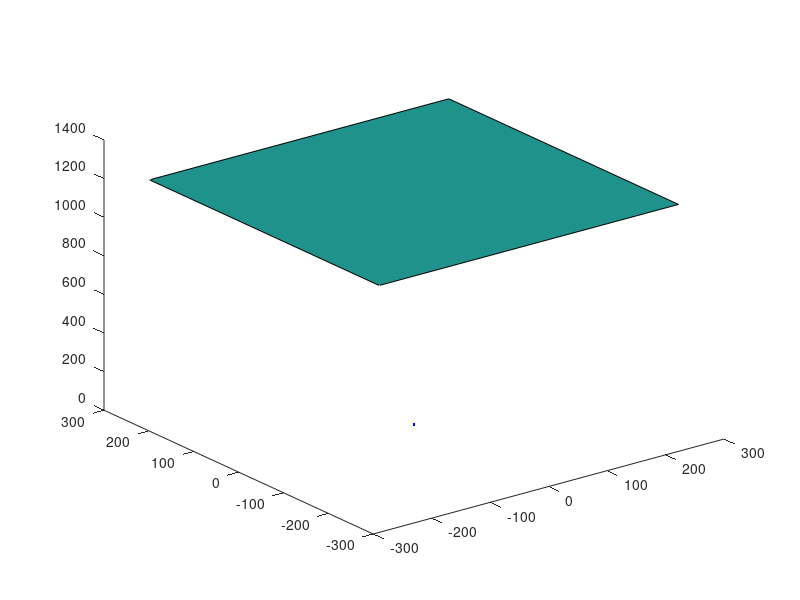

Here is the MATLAB script that generated this plot: (Note: this script raises an error after producing the figure.)
plot3(0,0,0,'.b')
hold on
x=[-256,256;-256,256];
y=[-256,-256;256,256];
z=[1204.385308,1204.385308;1204.385308,1204.385308];
surf(x,y,z)
alpha(0.3)
plot3(-238.380000,120.310000,1204.385308,'.b')
hold on
x=linspace(-238.380000,-224.652187,10000);
y=linspace(120.310000,126.199865,10000);
z=linspace(1204.385308,1204.385308,10000);
plot3(x,y,z,'b')
hold on
plot3(-211.330000,-247.330000,1204.385308,'.b')
hold on
x=linspace(-211.330000,-208.355993,10000);
y=linspace(-247.330000,-212.914056,10000);
z=linspace(1204.385308,1204.385308,10000);
plot3(x,y,z,'b')
hold on
plot3(-177.940000,-178.060000,1204.385308,'.b')
hold on
x=linspace(-177.940000,-192.606341,10000);
y=linspace(-178.060000,-172.858884,10000);
z=linspace(1204.385308,1204.385308,10000);
plot3(x,y,z,'b')
hold on
plot3(-150.910000,42.840000,1204.385308,'.b')
hold on
x=linspace(-150.910000,-191.911385,10000);
y=linspace(42.840000,48.525471,10000);
z=linspace(1204.385308,1204.385308,10000);
plot3(x,y,z,'b')
hold on
plot3(-111.000000,7.850000,1204.385308,'.b')
hold on
x=linspace(-111.000000,-97.026791,10000);
y=linspace(7.850000,30.478304,10000);
z=linspace(1204.385308,1204.385308,10000);
plot3(x,y,z,'b')
hold on
plot3(-43.480000,151.420000,1204.385308,'.b')
hold on
x=linspace(-43.480000,-43.904478,10000);
y=linspace(151.420000,151.215729,10000);
z=linspace(1204.385308,1204.385308,10000);
plot3(x,y,z,'b')
hold on
plot3(-15.650000,-203.730000,1204.385308,'.b')
hold on
x=linspace(-15.650000,-35.761590,10000);
y=linspace(-203.730000,-169.839135,10000);
z=linspace(1204.385308,1204.385308,10000);
plot3(x,y,z,'b')
hold on
plot3(-25.250000,-192.990000,1204.385308,'.b')
hold on
x=linspace(-25.250000,-18.533969,10000);
y=linspace(-192.990000,-149.674169,10000);
z=linspace(1204.385308,1204.385308,10000);
plot3(x,y,z,'b')
hold on
plot3(23.540000,70.410000,1204.385308,'.b')
hold on
x=linspace(23.540000,36.993309,10000);
y=linspace(70.410000,110.347943,10000);
z=linspace(1204.385308,1204.385308,10000);
plot3(x,y,z,'b')
hold on
plot3(96.430000,-71.720000,1204.385308,'.b')
hold on
x=linspace(96.430000,95.626392,10000);
y=linspace(-71.720000,-72.619167,10000);
z=linspace(1204.385308,1204.385308,10000);
plot3(x,y,z,'b')
hold on
plot3(164.280000,81.770000,1204.385308,'.b')
hold on
x=linspace(164.280000,123.452808,10000);
y=linspace(81.770000,87.720763,10000);
z=linspace(1204.385308,1204.385308,10000);
plot3(x,y,z,'b')
hold on
plot3(208.940000,-155.320000,1204.385308,'.b')
hold on
plot3(-97.026791,30.478304,1204.385308,'.r','markersize',7.020000)
hold on
plot3(-290.048114,91.110656,3600.342577,'.r','markersize',11.020000)
hold on
x=linspace(0,-290.048114,10000);
y=linspace(0,91.110656,10000);
z=linspace(0,3600.342577,10000);
plot3(x,y,z,'b')
hold on
plot3(-70.148405,6.467830,1204.385308,'.r','markersize',7.110000)
hold on
plot3(-210.086148,19.370382,3606.991036,'.r','markersize',11.110000)
hold on
plot3(-77.807539,-18.442822,1204.385308,'.r','markersize',8.580000)
hold on
plot3(-232.909836,-55.206921,3605.218570,'.r','markersize',12.580000)
hold on
plot3(-136.840568,-35.177508,1204.385308,'.r','markersize',9.780000)
hold on
plot3(-407.725673,-104.813750,3588.547002,'.r','markersize',13.780000)
hold on
plot3(-65.023316,69.213541,1204.385308,'.r','markersize',7.150000)
hold on
plot3(-194.466353,206.998129,3601.975894,'.r','markersize',11.150000)
hold on
plot3(-47.466795,-45.649863,1204.385308,'.r','markersize',7.210000)
hold on
plot3(-142.187978,-136.745314,3607.766488,'.r','markersize',11.210000)
hold on
plot3(-56.197103,-62.674835,1204.385308,'.r','markersize',7.300000)
hold on
plot3(-168.181008,-187.566910,3604.362570,'.r','markersize',11.300000)
hold on
plot3(-191.911385,48.525471,1204.385308,'.r','markersize',7.350000)
hold on
plot3(-568.111861,143.649088,3565.320404,'.r','markersize',11.350000)
hold on
x=linspace(0,-568.111861,10000);
y=linspace(0,143.649088,10000);
z=linspace(0,3565.320404,10000);
plot3(x,y,z,'b')
hold on
plot3(-194.012209,52.183990,1204.385308,'.r','markersize',7.570000)
hold on
plot3(-574.103720,154.418233,3563.910164,'.r','markersize',11.570000)
hold on
plot3(-19.775443,-21.943632,1204.385308,'.r','markersize',7.920000)
hold on
plot3(-59.308493,-65.811104,3612.069647,'.r','markersize',11.920000)
hold on
plot3(-29.033092,63.617248,1204.385308,'.r','markersize',7.450000)
hold on
plot3(-86.952832,190.530855,3607.080943,'.r','markersize',11.450000)
hold on
plot3(-39.135588,84.557435,1204.385308,'.r','markersize',7.400000)
hold on
plot3(-117.056991,252.916577,3602.391788,'.r','markersize',11.400000)
hold on
plot3(-94.990666,-101.879555,1204.385308,'.r','markersize',7.550000)
hold on
plot3(-283.084997,-303.614815,3589.230650,'.r','markersize',11.550000)
hold on
plot3(-92.208916,-103.768364,1204.385308,'.r','markersize',7.160000)
hold on
plot3(-274.807375,-309.257639,3589.392198,'.r','markersize',11.160000)
hold on
plot3(-182.865760,97.165911,1204.385308,'.r','markersize',7.140000)
hold on
plot3(-540.663909,287.282327,3560.905381,'.r','markersize',11.140000)
hold on
plot3(-243.614716,-43.012113,1204.385308,'.r','markersize',7.410000)
hold on
plot3(-715.898352,-126.397539,3539.266724,'.r','markersize',11.410000)
hold on
plot3(26.927978,-34.539528,1204.385308,'.r','markersize',8.200000)
hold on
plot3(80.730575,-103.550142,3610.769402,'.r','markersize',12.200000)
hold on
plot3(35.361612,7.231451,1204.385308,'.r','markersize',7.530000)
hold on
plot3(106.037231,21.684618,3611.534524,'.r','markersize',11.530000)
hold on
plot3(22.394635,-58.251229,1204.385308,'.r','markersize',7.960000)
hold on
plot3(67.093891,-174.519551,3608.314990,'.r','markersize',11.960000)
hold on
plot3(1.439539,114.016392,1204.385308,'.r','markersize',8.140000)
hold on
plot3(4.299391,340.526444,3597.070890,'.r','markersize',12.140000)
hold on
plot3(-43.904478,151.215729,1204.385308,'.r','markersize',7.950000)
hold on
plot3(-130.601989,449.819150,3582.666826,'.r','markersize',11.950000)
hold on
x=linspace(0,-130.601989,10000);
y=linspace(0,449.819150,10000);
z=linspace(0,3582.666826,10000);
plot3(x,y,z,'b')
hold on
plot3(-224.652187,126.199865,1204.385308,'.r','markersize',7.090000)
hold on
plot3(-659.042312,370.221417,3533.198985,'.r','markersize',11.090000)
hold on
x=linspace(0,-659.042312,10000);
y=linspace(0,370.221417,10000);
z=linspace(0,3533.198985,10000);
plot3(x,y,z,'b')
hold on
plot3(-171.895215,-156.445284,1204.385308,'.r','markersize',8.220000)
hold on
plot3(-506.342891,-460.832823,3547.695832,'.r','markersize',12.220000)
hold on
plot3(62.933397,-5.113329,1204.385308,'.r','markersize',7.480000)
hold on
plot3(188.541271,-15.318950,3608.200833,'.r','markersize',11.480000)
hold on
plot3(-264.004933,102.088247,1204.385308,'.r','markersize',7.720000)
hold on
plot3(-771.007723,298.141502,3517.322059,'.r','markersize',11.720000)
hold on
plot3(-68.030233,179.352933,1204.385308,'.r','markersize',7.310000)
hold on
plot3(-201.550369,531.361548,3568.182743,'.r','markersize',11.310000)
hold on
plot3(51.344528,-69.643995,1204.385308,'.r','markersize',7.820000)
hold on
plot3(153.637617,-208.394893,3603.867753,'.r','markersize',11.820000)
hold on
plot3(-30.881516,168.927904,1204.385308,'.r','markersize',7.050000)
hold on
plot3(-91.716913,501.709368,3576.977977,'.r','markersize',11.050000)
hold on
plot3(36.993309,110.347943,1204.385308,'.r','markersize',7.770000)
hold on
plot3(110.465363,329.508928,3596.403343,'.r','markersize',11.770000)
hold on
x=linspace(0,110.465363,10000);
y=linspace(0,329.508928,10000);
z=linspace(0,3596.403343,10000);
plot3(x,y,z,'b')
hold on
plot3(-90.142651,-173.413396,1204.385308,'.r','markersize',7.040000)
hold on
plot3(-266.936109,-513.522697,3566.501827,'.r','markersize',11.040000)
hold on
plot3(-18.533969,-149.674169,1204.385308,'.r','markersize',7.090000)
hold on
plot3(-55.171024,-445.542835,3585.155990,'.r','markersize',11.090000)
hold on
x=linspace(0,-55.171024,10000);
y=linspace(0,-445.542835,10000);
z=linspace(0,3585.155990,10000);
plot3(x,y,z,'b')
hold on
plot3(-299.889214,10.072101,1204.385308,'.r','markersize',7.730000)
hold on
plot3(-872.982561,29.320056,3505.985955,'.r','markersize',11.730000)
hold on
plot3(-302.432486,35.247510,1204.385308,'.r','markersize',7.780000)
hold on
plot3(-879.623355,102.517206,3502.948573,'.r','markersize',11.780000)
hold on
plot3(-246.419025,-130.988610,1204.385308,'.r','markersize',7.410000)
hold on
plot3(-720.176539,-382.823217,3519.898844,'.r','markersize',11.410000)
hold on
plot3(-35.761590,-169.839135,1204.385308,'.r','markersize',7.080000)
hold on
plot3(-106.187807,-504.307699,3576.212190,'.r','markersize',11.080000)
hold on
x=linspace(0,-106.187807,10000);
y=linspace(0,-504.307699,10000);
z=linspace(0,3576.212190,10000);
plot3(x,y,z,'b')
hold on
plot3(70.564747,-60.349386,1204.385308,'.r','markersize',8.460000)
hold on
plot3(211.067922,-180.512507,3602.466002,'.r','markersize',12.460000)
hold on
plot3(-192.606341,-172.858884,1204.385308,'.r','markersize',8.310000)
hold on
plot3(-564.923806,-507.003552,3532.520944,'.r','markersize',12.310000)
hold on
x=linspace(0,-564.923806,10000);
y=linspace(0,-507.003552,10000);
z=linspace(0,3532.520944,10000);
plot3(x,y,z,'b')
hold on
plot3(-54.204034,198.075041,1204.385308,'.r','markersize',7.160000)
hold on
plot3(-160.298608,585.771043,3561.751307,'.r','markersize',11.160000)
hold on
plot3(-205.178886,187.994634,1204.385308,'.r','markersize',7.680000)
hold on
plot3(-599.735727,549.506340,3520.405598,'.r','markersize',11.680000)
hold on
plot3(-248.147825,161.334931,1204.385308,'.r','markersize',7.170000)
hold on
plot3(-722.932573,470.019339,3508.752777,'.r','markersize',11.170000)
hold on
plot3(72.835262,107.162664,1204.385308,'.r','markersize',9.500000)
hold on
plot3(217.252148,319.643514,3592.426097,'.r','markersize',13.500000)
hold on
plot3(12.475473,-165.414389,1204.385308,'.r','markersize',7.000000)
hold on
plot3(37.076393,-491.602104,3579.364251,'.r','markersize',11.000000)
hold on
plot3(-270.180751,155.034112,1204.385308,'.r','markersize',7.820000)
hold on
plot3(-784.720410,450.285342,3498.049845,'.r','markersize',11.820000)
hold on
plot3(-78.733571,-204.249744,1204.385308,'.r','markersize',7.640000)
hold on
plot3(-232.393483,-602.872558,3554.916832,'.r','markersize',11.640000)
hold on
plot3(-206.686065,-190.704408,1204.385308,'.r','markersize',7.100000)
hold on
plot3(-603.815870,-557.126811,3518.509890,'.r','markersize',11.100000)
hold on
plot3(-305.422355,115.699867,1204.385308,'.r','markersize',9.050000)
hold on
plot3(-884.328213,335.000550,3487.210056,'.r','markersize',13.050000)
hold on
plot3(-134.575151,229.313815,1204.385308,'.r','markersize',7.180000)
hold on
plot3(-394.232855,671.766218,3528.201572,'.r','markersize',11.180000)
hold on
plot3(95.626392,-72.619167,1204.385308,'.r','markersize',9.770000)
hold on
plot3(285.463973,-216.782787,3595.331873,'.r','markersize',13.770000)
hold on
x=linspace(0,285.463973,10000);
y=linspace(0,-216.782787,10000);
z=linspace(0,3595.331873,10000);
plot3(x,y,z,'b')
hold on
plot3(-118.494983,-220.574894,1204.385308,'.r','markersize',7.250000)
hold on
plot3(-348.043079,-647.871861,3537.516614,'.r','markersize',11.250000)
hold on
plot3(-86.005629,-222.460480,1204.385308,'.r','markersize',7.030000)
hold on
plot3(-253.101700,-654.667911,3544.325773,'.r','markersize',11.030000)
hold on
plot3(-234.030112,206.741485,1204.385308,'.r','markersize',8.280000)
hold on
plot3(-679.618349,600.372770,3497.508709,'.r','markersize',12.280000)
hold on
plot3(-92.760310,-225.061997,1204.385308,'.r','markersize',7.630000)
hold on
plot3(-272.765218,-661.803359,3541.540792,'.r','markersize',11.630000)
hold on
plot3(-170.604016,234.711093,1204.385308,'.r','markersize',7.030000)
hold on
plot3(-497.575159,684.546658,3512.650077,'.r','markersize',11.030000)
hold on
plot3(-305.097464,148.999113,1204.385308,'.r','markersize',8.480000)
hold on
plot3(-880.953758,430.227529,3477.602692,'.r','markersize',12.480000)
hold on
plot3(-208.355993,-212.914056,1204.385308,'.r','markersize',7.730000)
hold on
plot3(-606.781981,-620.056139,3507.455166,'.r','markersize',11.730000)
hold on
x=linspace(0,-606.781981,10000);
y=linspace(0,-620.056139,10000);
z=linspace(0,3507.455166,10000);
plot3(x,y,z,'b')
hold on
plot3(-44.504906,239.109527,1204.385308,'.r','markersize',7.430000)
hold on
plot3(-130.872848,703.134715,3541.661983,'.r','markersize',11.430000)
hold on
plot3(-263.906055,-184.795361,1204.385308,'.r','markersize',8.760000)
hold on
plot3(-764.826783,-535.555888,3490.432010,'.r','markersize',12.760000)
hold on
plot3(95.281746,-115.270081,1204.385308,'.r','markersize',7.120000)
hold on
plot3(283.666689,-343.174673,3585.618508,'.r','markersize',11.120000)
hold on
plot3(41.089104,-189.615275,1204.385308,'.r','markersize',7.810000)
hold on
plot3(121.698361,-561.605539,3567.167568,'.r','markersize',11.810000)
hold on
plot3(123.452808,87.720763,1204.385308,'.r','markersize',7.470000)
hold on
plot3(367.464701,261.106122,3584.925246,'.r','markersize',11.470000)
hold on
x=linspace(0,367.464701,10000);
y=linspace(0,261.106122,10000);
z=linspace(0,3584.925246,10000);
plot3(x,y,z,'b')
hold on
plot3(-267.924955,211.723689,1204.385308,'.r','markersize',7.430000)
hold on
plot3(-773.292752,611.083032,3476.131698,'.r','markersize',11.430000)
hold on
